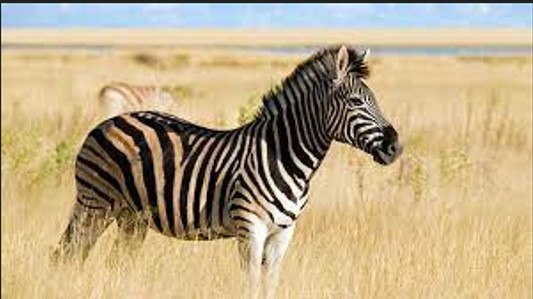
%> input picture image.jpg, 533 x 299 px
$ octave --eval "motionRecognitionSystem('image.jpg');"   (GNU Octave 9; MATLAB toolbox functions it lacks are replaced by stand-ins)
%> lines starting %> are read from the running program, lines starting %| are printed output that depends on the picture; in (x1, y1, x2, y2) boxes, pixels count from 0 and x2, y2 are one past the last pixel; in counts of white or black regions, pixels touching at a corner belong together; the program's own positions count from 1
function motionRecognitionSystem(inputSource)
%> called with inputSource = 'image.jpg'
    % Check if the input is for webcam usage
    if strcmp(inputSource, "webcam")
        % Process video from webcam
        try
            cam = webcam; % Requires the Webcam Support Package
            disp('Press CTRL+C to stop webcam capture.');
            while true
                frame = snapshot(cam);
                processImage(frame);
                pause(0.1); % Adjust based on your needs
            end
        catch ME
            error('Webcam error: %s', ME.message);
        end
    else
        % Process a single image from file
        try
            image = imread(inputSource);
%> image is the input picture: size 299x533x3 uint8; mean R, G, B 188.7, 169.8, 135.6
            processImage(image);
        catch ME
            error('Error reading image. Ensure the file path is correct. Error: %s', ME.message);
% [4 lines not run here, left out]
function processImage(image)
    preprocessedImage = preprocessImage(image);
    enhancedImage = enhanceImage(preprocessedImage);
    [binaryMask, detectedObjects] = segmentImage(enhancedImage);
    features = extractFeatures(detectedObjects, binaryMask);
    % Here, you could add your motion recognition logic using 'features'
    % For demonstration, we'll just display the number of detected objects
    disp(['Detected Objects: ', num2str(length(detectedObjects))]);
end

function preprocessedImage = preprocessImage(image)
    if size(image, 3) == 3
        image = rgb2gray(image);
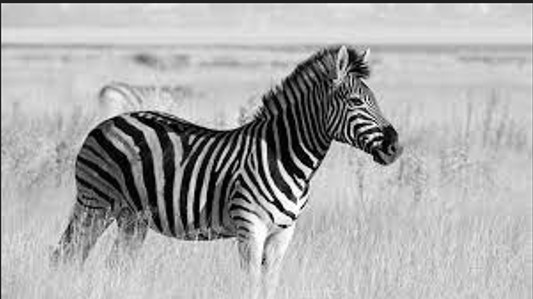
%> image: size 299x533 uint8; min 0, max 255, mean 171.6
    end
    preprocessedImage = imresize(image, [256 256]);
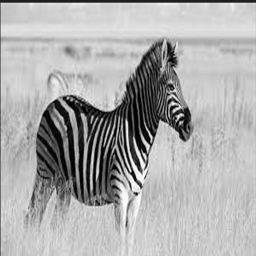
%> preprocessedImage: size 256x256 uint8; min 0, max 255, mean 171.6
end

function enhancedImage = enhanceImage(image)
    filteredImage = medfilt2(image);
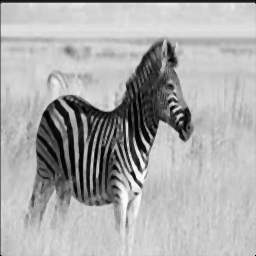
%> filteredImage: size 256x256 uint8; min 0, max 253, mean 171.5
    enhancedImage = histeq(filteredImage);
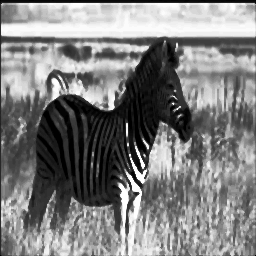
%> enhancedImage: size 256x256 uint8; min 0, max 255, mean 127.2
end

function [binaryMask, detectedObjects] = segmentImage(image)
    threshold = graythresh(image);
%> threshold = 0.506
    binaryMask = imbinarize(image, threshold);
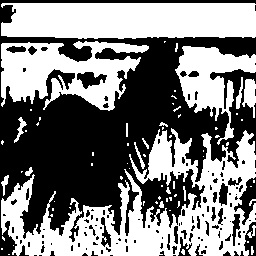
%> binaryMask: size 256x256 logical; 49.8% white; 70 white regions (51 under 20 px)
    detectedObjects = regionprops(binaryMask, 'BoundingBox', 'Area');
%> detectedObjects = 70 regions; largest, box (x1, y1, x2, y2) and Area: (1, 128, 256, 256) 13726, (1, 3, 256, 39) 8599, (1, 41, 149, 111) 5751, (175, 46, 256, 145) 3304, (242, 79, 256, 118) 323
end

function features = extractFeatures(detectedObjects, image)
    numObjects = length(detectedObjects);
%> numObjects = 70
    features = zeros(numObjects, 3); % Example features vector
    for i = 1:numObjects
        obj = detectedObjects(i);
        area = obj.Area;
        centroid = obj.Centroid;
        perimeterImage = bwperim(imbinarize(imcrop(image, obj.BoundingBox)), 8);
        perimeterLength = sum(perimeterImage(:));
        features(i, :) = [area, centroid(1), perimeterLength]; % Example feature set
    end
%> this loop made 1 pass
%> (obj, area) on pass 1: ({Area 8599, BoundingBox [1.5 3.5 255 36]}, 8599)
%> the run ends on the next line
end
